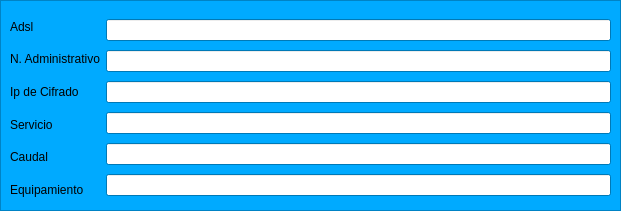
  <widget class="QFrame" name="frame_4">
   <property name="geometry">
    <rect>
     <x>640</x>
     <y>80</y>
     <width>621</width>
     <height>211</height>
    </rect>
   </property>
   <property name="palette">
    <palette>
     <active>
      <colorrole role="WindowText">
       <brush brushstyle="SolidPattern">
        <color alpha="255">
         <red>0</red>
         <green>0</green>
         <blue>0</blue>
        </color>
       </brush>
      </colorrole>
      <colorrole role="Button">
       <brush brushstyle="SolidPattern">
        <color alpha="255">
         <red>0</red>
         <green>170</green>
         <blue>255</blue>
        </color>
       </brush>
      </colorrole>
      <colorrole role="Light">
       <brush brushstyle="SolidPattern">
        <color alpha="255">
         <red>127</red>
         <green>213</green>
         <blue>255</blue>
        </color>
       </brush>
      </colorrole>
      <colorrole role="Midlight">
       <brush brushstyle="SolidPattern">
        <color alpha="255">
         <red>63</red>
         <green>191</green>
         <blue>255</blue>
        </color>
       </brush>
      </colorrole>
      <colorrole role="Dark">
       <brush brushstyle="SolidPattern">
        <color alpha="255">
         <red>0</red>
         <green>85</green>
         <blue>127</blue>
        </color>
       </brush>
      </colorrole>
      <colorrole role="Mid">
       <brush brushstyle="SolidPattern">
        <color alpha="255">
         <red>0</red>
         <green>113</green>
         <blue>170</blue>
        </color>
       </brush>
      </colorrole>
      <colorrole role="Text">
       <brush brushstyle="SolidPattern">
        <color alpha="255">
         <red>0</red>
         <green>0</green>
         <blue>0</blue>
        </color>
       </brush>
      </colorrole>
      <colorrole role="BrightText">
       <brush brushstyle="SolidPattern">
        <color alpha="255">
         <red>255</red>
         <green>255</green>
         <blue>255</blue>
        </color>
       </brush>
      </colorrole>
      <colorrole role="ButtonText">
       <brush brushstyle="SolidPattern">
        <color alpha="255">
         <red>0</red>
         <green>0</green>
         <blue>0</blue>
        </color>
       </brush>
      </colorrole>
      <colorrole role="Base">
       <brush brushstyle="SolidPattern">
        <color alpha="255">
         <red>255</red>
         <green>255</green>
         <blue>255</blue>
        </color>
       </brush>
      </colorrole>
      <colorrole role="Window">
       <brush brushstyle="SolidPattern">
        <color alpha="255">
         <red>0</red>
         <green>170</green>
         <blue>255</blue>
        </color>
       </brush>
      </colorrole>
      <colorrole role="Shadow">
       <brush brushstyle="SolidPattern">
        <color alpha="255">
         <red>0</red>
         <green>0</green>
         <blue>0</blue>
        </color>
       </brush>
      </colorrole>
      <colorrole role="AlternateBase">
       <brush brushstyle="SolidPattern">
        <color alpha="255">
         <red>127</red>
         <green>212</green>
         <blue>255</blue>
        </color>
       </brush>
      </colorrole>
      <colorrole role="ToolTipBase">
       <brush brushstyle="SolidPattern">
        <color alpha="255">
         <red>255</red>
         <green>255</green>
         <blue>220</blue>
        </color>
       </brush>
      </colorrole>
      <colorrole role="ToolTipText">
       <brush brushstyle="SolidPattern">
        <color alpha="255">
         <red>0</red>
         <green>0</green>
         <blue>0</blue>
        </color>
       </brush>
      </colorrole>
     </active>
     <inactive>
      <colorrole role="WindowText">
       <brush brushstyle="SolidPattern">
        <color alpha="255">
         <red>0</red>
         <green>0</green>
         <blue>0</blue>
        </color>
       </brush>
      </colorrole>
      <colorrole role="Button">
       <brush brushstyle="SolidPattern">
        <color alpha="255">
         <red>0</red>
         <green>170</green>
         <blue>255</blue>
        </color>
       </brush>
      </colorrole>
      <colorrole role="Light">
       <brush brushstyle="SolidPattern">
        <color alpha="255">
         <red>127</red>
         <green>213</green>
         <blue>255</blue>
        </color>
       </brush>
      </colorrole>
      <colorrole role="Midlight">
       <brush brushstyle="SolidPattern">
        <color alpha="255">
         <red>63</red>
         <green>191</green>
         <blue>255</blue>
        </color>
       </brush>
      </colorrole>
      <colorrole role="Dark">
       <brush brushstyle="SolidPattern">
        <color alpha="255">
         <red>0</red>
         <green>85</green>
         <blue>127</blue>
        </color>
       </brush>
      </colorrole>
      <colorrole role="Mid">
       <brush brushstyle="SolidPattern">
        <color alpha="255">
         <red>0</red>
         <green>113</green>
         <blue>170</blue>
        </color>
       </brush>
      </colorrole>
      <colorrole role="Text">
       <brush brushstyle="SolidPattern">
        <color alpha="255">
         <red>0</red>
         <green>0</green>
         <blue>0</blue>
        </color>
       </brush>
      </colorrole>
      <colorrole role="BrightText">
       <brush brushstyle="SolidPattern">
        <color alpha="255">
         <red>255</red>
         <green>255</green>
         <blue>255</blue>
        </color>
       </brush>
      </colorrole>
      <colorrole role="ButtonText">
       <brush brushstyle="SolidPattern">
        <color alpha="255">
         <red>0</red>
         <green>0</green>
         <blue>0</blue>
        </color>
       </brush>
      </colorrole>
      <colorrole role="Base">
       <brush brushstyle="SolidPattern">
        <color alpha="255">
         <red>255</red>
         <green>255</green>
         <blue>255</blue>
        </color>
       </brush>
      </colorrole>
      <colorrole role="Window">
       <brush brushstyle="SolidPattern">
        <color alpha="255">
         <red>0</red>
         <green>170</green>
         <blue>255</blue>
        </color>
       </brush>
      </colorrole>
      <colorrole role="Shadow">
       <brush brushstyle="SolidPattern">
        <color alpha="255">
         <red>0</red>
         <green>0</green>
         <blue>0</blue>
        </color>
       </brush>
      </colorrole>
      <colorrole role="AlternateBase">
       <brush brushstyle="SolidPattern">
        <color alpha="255">
         <red>127</red>
         <green>212</green>
         <blue>255</blue>
        </color>
       </brush>
      </colorrole>
      <colorrole role="ToolTipBase">
       <brush brushstyle="SolidPattern">
        <color alpha="255">
         <red>255</red>
         <green>255</green>
         <blue>220</blue>
        </color>
       </brush>
      </colorrole>
      <colorrole role="ToolTipText">
       <brush brushstyle="SolidPattern">
        <color alpha="255">
         <red>0</red>
         <green>0</green>
         <blue>0</blue>
        </color>
       </brush>
      </colorrole>
     </inactive>
     <disabled>
      <colorrole role="WindowText">
       <brush brushstyle="SolidPattern">
        <color alpha="255">
         <red>0</red>
         <green>85</green>
         <blue>127</blue>
        </color>
       </brush>
      </colorrole>
      <colorrole role="Button">
       <brush brushstyle="SolidPattern">
        <color alpha="255">
         <red>0</red>
         <green>170</green>
         <blue>255</blue>
        </color>
       </brush>
      </colorrole>
      <colorrole role="Light">
       <brush brushstyle="SolidPattern">
        <color alpha="255">
         <red>127</red>
         <green>213</green>
         <blue>255</blue>
        </color>
       </brush>
      </colorrole>
      <colorrole role="Midlight">
       <brush brushstyle="SolidPattern">
        <color alpha="255">
         <red>63</red>
         <green>191</green>
         <blue>255</blue>
        </color>
       </brush>
      </colorrole>
      <colorrole role="Dark">
       <brush brushstyle="SolidPattern">
        <color alpha="255">
         <red>0</red>
         <green>85</green>
         <blue>127</blue>
        </color>
       </brush>
      </colorrole>
      <colorrole role="Mid">
       <brush brushstyle="SolidPattern">
        <color alpha="255">
         <red>0</red>
         <green>113</green>
         <blue>170</blue>
        </color>
       </brush>
      </colorrole>
      <colorrole role="Text">
       <brush brushstyle="SolidPattern">
        <color alpha="255">
         <red>0</red>
         <green>85</green>
         <blue>127</blue>
        </color>
       </brush>
      </colorrole>
      <colorrole role="BrightText">
       <brush brushstyle="SolidPattern">
        <color alpha="255">
         <red>255</red>
         <green>255</green>
         <blue>255</blue>
        </color>
       </brush>
      </colorrole>
      <colorrole role="ButtonText">
       <brush brushstyle="SolidPattern">
        <color alpha="255">
         <red>0</red>
         <green>85</green>
         <blue>127</blue>
        </color>
       </brush>
      </colorrole>
      <colorrole role="Base">
       <brush brushstyle="SolidPattern">
        <color alpha="255">
         <red>0</red>
         <green>170</green>
         <blue>255</blue>
        </color>
       </brush>
      </colorrole>
      <colorrole role="Window">
       <brush brushstyle="SolidPattern">
        <color alpha="255">
         <red>0</red>
         <green>170</green>
         <blue>255</blue>
        </color>
       </brush>
      </colorrole>
      <colorrole role="Shadow">
       <brush brushstyle="SolidPattern">
        <color alpha="255">
         <red>0</red>
         <green>0</green>
         <blue>0</blue>
        </color>
       </brush>
      </colorrole>
      <colorrole role="AlternateBase">
       <brush brushstyle="SolidPattern">
        <color alpha="255">
         <red>0</red>
         <green>170</green>
         <blue>255</blue>
        </color>
       </brush>
      </colorrole>
      <colorrole role="ToolTipBase">
       <brush brushstyle="SolidPattern">
        <color alpha="255">
         <red>255</red>
         <green>255</green>
         <blue>220</blue>
        </color>
       </brush>
      </colorrole>
      <colorrole role="ToolTipText">
       <brush brushstyle="SolidPattern">
        <color alpha="255">
         <red>0</red>
         <green>0</green>
         <blue>0</blue>
        </color>
       </brush>
      </colorrole>
     </disabled>
    </palette>
   </property>
   <property name="frameShape">
    <enum>QFrame::StyledPanel</enum>
   </property>
   <property name="frameShadow">
    <enum>QFrame::Raised</enum>
   </property>
   <widget class="QWidget" name="layoutWidget_2">
    <property name="geometry">
     <rect>
      <x>10</x>
      <y>10</y>
      <width>601</width>
      <height>196</height>
     </rect>
    </property>
    <layout class="QHBoxLayout" name="horizontalLayout">
     <item>
      <layout class="QVBoxLayout" name="verticalLayout">
       <property name="spacing">
        <number>0</number>
       </property>
       <item>
        <widget class="QLabel" name="label_22">
         <property name="text">
          <string>Adsl</string>
         </property>
        </widget>
       </item>
       <item>
        <widget class="QLabel" name="label_21">
         <property name="text">
          <string>N. Administrativo</string>
         </property>
        </widget>
       </item>
       <item>
        <widget class="QLabel" name="label_19">
         <property name="text">
          <string>Ip de Cifrado</string>
         </property>
        </widget>
       </item>
       <item>
        <widget class="QLabel" name="label_20">
         <property name="text">
          <string>Servicio</string>
         </property>
        </widget>
       </item>
       <item>
        <widget class="QLabel" name="label_23">
         <property name="text">
          <string>Caudal</string>
         </property>
        </widget>
       </item>
       <item>
        <widget class="QLabel" name="label_24">
         <property name="text">
          <string>Equipamiento</string>
         </property>
        </widget>
       </item>
      </layout>
     </item>
     <item>
      <layout class="QVBoxLayout" name="verticalLayout_2">
       <property name="spacing">
        <number>0</number>
       </property>
       <item>
        <widget class="QLineEdit" name="lineEdit_adsl">
         <property name="readOnly">
          <bool>true</bool>
         </property>
        </widget>
       </item>
       <item>
        <widget class="QLineEdit" name="lineEdit_n_adm">
         <property name="readOnly">
          <bool>true</bool>
         </property>
        </widget>
       </item>
       <item>
        <widget class="QLineEdit" name="lineEdit_ip_cifrado">
         <property name="readOnly">
          <bool>true</bool>
         </property>
        </widget>
       </item>
       <item>
        <widget class="QLineEdit" name="lineEdit_servicio">
         <property name="readOnly">
          <bool>true</bool>
         </property>
        </widget>
       </item>
       <item>
        <widget class="QLineEdit" name="lineEdit_caudal">
         <property name="readOnly">
          <bool>true</bool>
         </property>
        </widget>
       </item>
       <item>
        <widget class="QLineEdit" name="lineEdit_equipamiento">
         <property name="readOnly">
          <bool>true</bool>
         </property>
        </widget>
       </item>
      </layout>
     </item>
    </layout>
   </widget>
  </widget>
